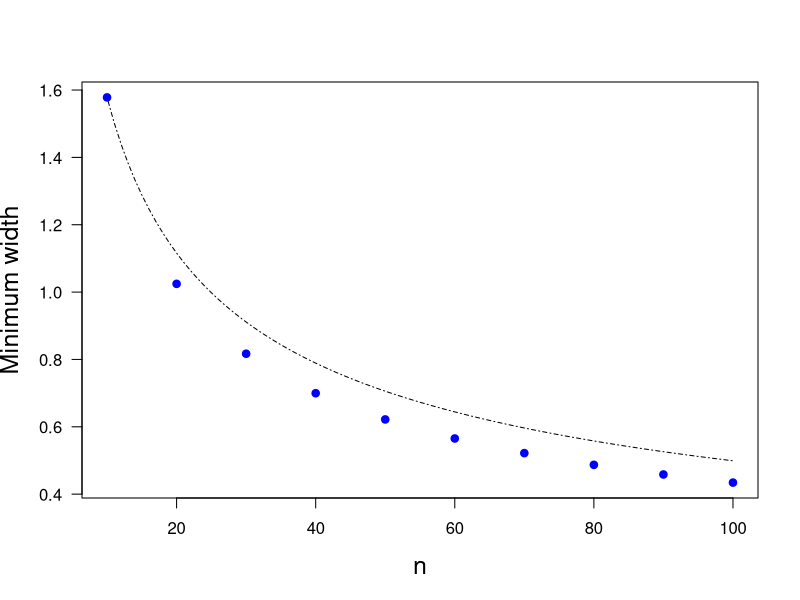

Source code (R):
print('file: SolutionScheffeMinW.R')
# EXERCISE & SOLUTION: Scheffe CB minimum width (n)
n = seq(10,100,10)
alpha = 0.1
Malpha = sqrt(2*qf(1-alpha,2,n-2))
wmin = 2*Malpha/sqrt(n)
xp = seq(10,100)
yp = wmin[1]*sqrt(xp[1])/sqrt(xp)
sflag = 1
if (sflag == 1) {
  # png('ScheffeExMinWidth210116.png',width=16,height=16,units='cm',res=300)
  plot(n,wmin,type='p',lwd=4,col='blue',xlab='n',ylab='Minimum width',las=1,cex=0.6,cex.lab=1.5)
  lines(xp,yp,col='black',lty=4)
  # dev.off()
}
